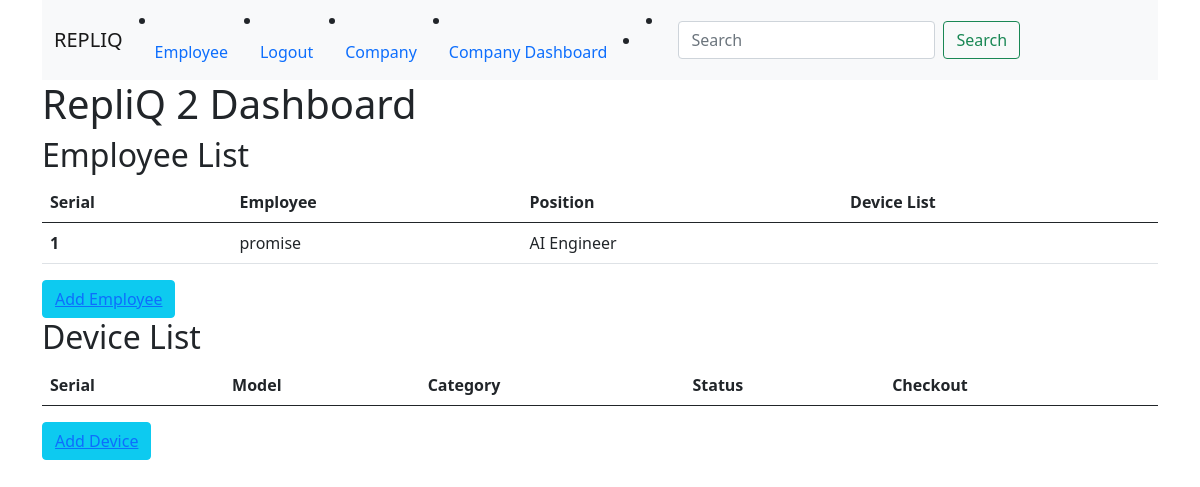
/company-dashboard/ (signed in), run on an earlier commit of the app's database.
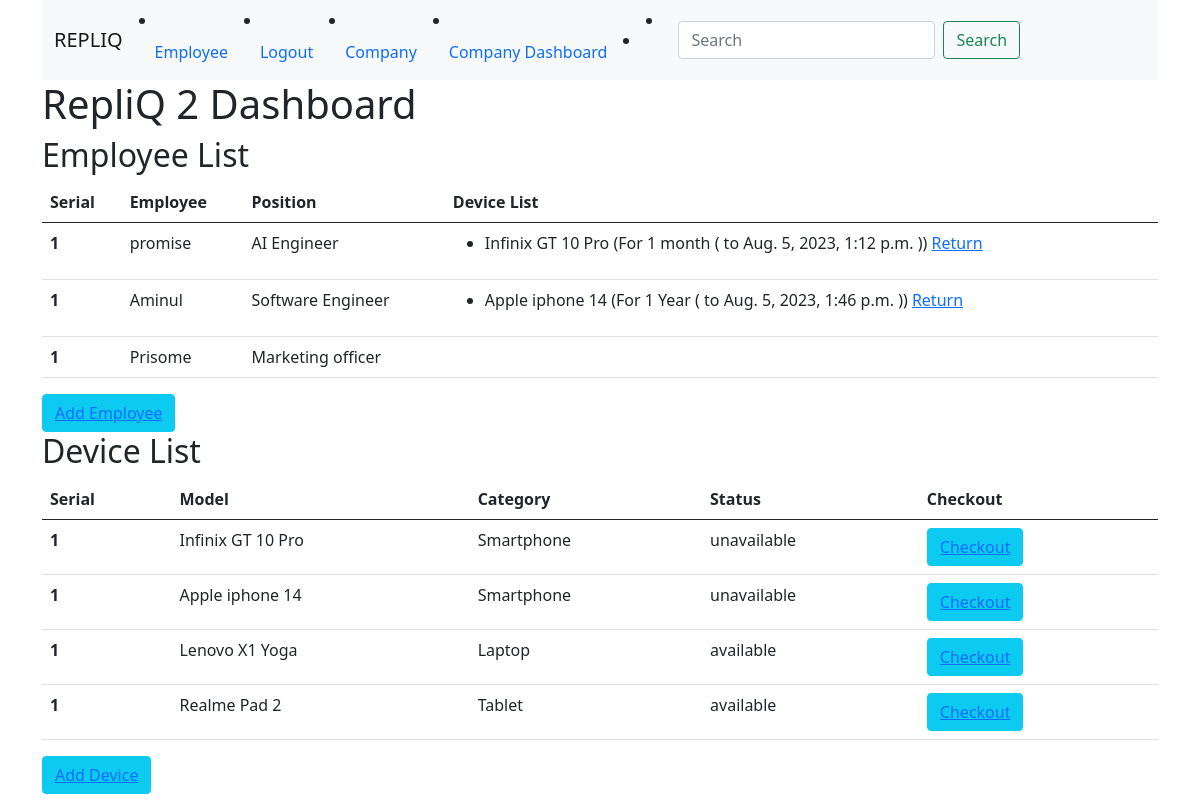
And on a later commit of the database.
### Tracker/models.py (models this page shows, shortened)
class Employee(models.Model):
    name = models.CharField(max_length=50, blank=False, null=False)
    position = models.CharField(max_length=50, blank=True, null=True)
    company = models.ForeignKey(Company, on_delete=models.CASCADE)
    created = models.DateTimeField(auto_now_add=True)

class DeviceLog(models.Model):
    device = models.ForeignKey(Device, on_delete=models.CASCADE)
    employee = models.ForeignKey(Employee, on_delete=models.CASCADE)
    checkout_date = models.DateTimeField(auto_now=True)
    return_date = models.DateTimeField(null=True, blank=True)
    condition_on_checkout = models.CharField(max_length=100)
    condition_on_return = models.CharField(max_length=100, null=True, blank=True)

class Device(models.Model):
    STATUS = (
        ("available", "available",),
        ("unavailable", "unavailable",),
    )
    CATEGORY = (
        ("Laptop", "Laptop",),
        ("Tablet", "Tablet",),
        ("Smartphone", "Smartphone",),
    )
    model = models.CharField(max_length=100)
    category = models.CharField(choices=CATEGORY, max_length=50, default="Laptop")
    company = models.ForeignKey(Company, on_delete=models.CASCADE)
    status = models.CharField(choices=STATUS, max_length=50, default="available")
    created = models.DateTimeField(auto_now_add=True)

### Tracker/views.py (the view)
# urls.py: path("company-dashboard/", views.company_dashboard, name="company_dashboard"),
@login_required
def company_dashboard(request):
    user = request.user
    company = Company.objects.get(created_by=user)
    employees = company.employee_set.all()
    devices = company.device_set.all()
    employees_data = []
    for employee in employees:
        checked_out_devices = DeviceLog.objects.filter(employee=employee)
        employee_data = {
            'employee': employee,
            'checked_out_devices': checked_out_devices,
        }
        employees_data.append(employee_data)
    context = {
        'company': company,
        'employees': employees,
        'devices': devices,
        'employees_data': employees_data,
    }
    return render(request, 'tracker/company_dashboard.html', context)

### templates/tracker/company_dashboard.html (shortened to what this page needs)
{% extends 'base.html' %}
{% block body %}
<h1>{{ company.name }} {{company.id}} Dashboard</h1>
    <h2>Employee List</h2>
    <table class="table">
        <thead>
          <tr>
            <th scope="col">Serial</th>
            <th scope="col">Employee</th>
            <th scope="col">Position</th>
            <th scope="col">Device List</th>
          </tr>
        </thead>
        <tbody>
        {% for employee_data in employees_data %}
          <tr>
            <th scope="row">1</th>
            <td>{{employee_data.employee.name}}</td>
            <td>{{employee_data.employee.position}}</td>
            <td>
            {% for device_log in employee_data.checked_out_devices %}
            <ul>
                <li>{{ device_log.device.model }}
            {% if device_log.return_date %}
                        ({{device_log.checkout_date}} to {{ device_log.return_date|date:"F d, Y" }})
                    {% else %}
                    ({{device_log.condition_on_checkout}} ( to {{device_log.checkout_date}} ))
                    <a href="{% url 'Tracker:checkout_device_return' company_id=employee_data.employee.company.id device_id=device_log.device.id %}">Return</a></li>
                    </ul>
                    {% endif %}
            {% endfor %}</td>
          </tr>
        {% endfor %}
        </tbody>
      </table>
      <li class="btn btn-info"><a href="{% url 'Tracker:add_employee' company_id=company.id %}">Add Employee</a></li>
      <h2>Device List</h2>
    <table class="table">
        <thead>
          <tr>
            <th scope="col">Serial</th>
            <th scope="col">Model</th>
            <th scope="col">Category</th>
            <th scope="col">Status</th>
            <th scope="col">Checkout</th>
          </tr>
        </thead>
        <tbody>
        {% for device in devices %}
          <tr>
            <th scope="row">1</th>
            <td>{{device.model}}</td>
            <td>{{device.category}}</td>
            <td>{{device.status}}</td>
            <td><li class="btn btn-info"><a href="{% url 'Tracker:checkout_device' company_id=device.company_id device_id=device.id %}">Checkout</a></li></td>
          </tr>
          {% endfor %}
        </tbody>
      </table>
    <li class="btn btn-info"><a href="{% url 'Tracker:add_device' company_id=company.id %}">Add Device</a></li>
{% endblock %}

What changed in the data, as far as the page shows it:
added DeviceLog: device.model "Infinix GT 10 Pro", condition_on_checkout "For 1 month", checkout_date "Aug. 5, 2023, 1:12 p.m.", shown under Employee "promise"
added Employee: employee.name "Aminul", employee.position "Software Engineer"
added DeviceLog: device.model "Apple iphone 14", condition_on_checkout "For 1 Year", checkout_date "Aug. 5, 2023, 1:46 p.m.", shown under "Aminul"
added Employee: employee.name "Prisome", employee.position "Marketing officer"
added Device: model "Infinix GT 10 Pro", category "Smartphone", status "unavailable"
added Device: model "Apple iphone 14", category "Smartphone", status "unavailable"
added Device: model "Lenovo X1 Yoga", category "Laptop", status "available"
added Device: model "Realme Pad 2", category "Tablet", status "available"
